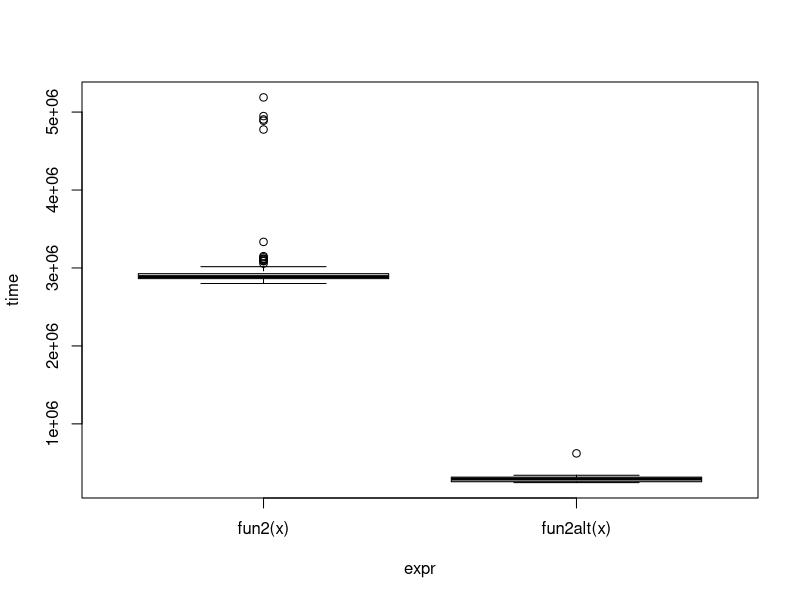

Write the R code that produced this figure. (Note: this script raises an error after producing the figure.)
## ---- chunk 1
fun1 <- function(n = 100, k = 4, lambda = 4) {
  x <- NULL
  for (i in 1:n)
    x <- rbind(x, rpois(k, lambda))
}

fun1alt <- function(n = 100, k = 4, lambda = 4) {
  matrix(rpois(n * k, lambda = lambda), ncol = k)
}

# Benchmarking
microbenchmark::microbenchmark(
  fun1(100),
  fun1alt(100), unit = "relative"
)
## ---- chunk 2
# Data Generating Process (10 x 10,000 matrix)
set.seed(1234)
x <- matrix(rnorm(1e4), nrow=10)

# Find each column's max value
fun2 <- function(x) {
  apply(x, 2, max)}

fun2alt <- function(x) {
  x[cbind(max.col(t(x)), 1:ncol(x))]}

# Benchmarking
ans_benchmark <- microbenchmark::microbenchmark(
  fun2(x),
  fun2alt(x), unit = "relative")

plot(ans_benchmark)
## ---- chunk 3
library(parallel)
my_boot <- function(dat, stat, R, ncpus = 1L) {
  
  # Getting the random indices
  n <- nrow(dat)
  idx <- matrix(sample.int(n, n*R, TRUE), nrow=n, ncol=R)
 
  # Making the cluster using `ncpus`
  
  # STEP 1: Make cluster
  cl <- makePSOCKcluster(ncpus)
  
  # STEP 2: Set up (export data if needed), idx, dat
  clusterExport(cl, varlist = c("idx", "dat", "stat"), envir = environment())
  
  # STEP 3: THIS FUNCTION NEEDS TO BE REPLACES WITH parLapply
  ans <- parLapply(cl, seq_len(R), function(i) {
    stat(dat[idx[,i], , drop=FALSE])})
  
  # Coercing the list into a matrix
  ans <- do.call(rbind, ans)
  
  # STEP 4: stop the cluster
  stopCluster(cl)
  
  ans
  
}
## ---- chunk 4
# Bootstrap of an OLS
my_stat <- function(d) coef(lm(y ~ x, data=d))

# DATA SIM
set.seed(1)
n <- 500
R <- 1000

x <- cbind(rnorm(n))
y <- x*5 + rnorm(n)

# Checking if we get something similar as lm
ans0 <- confint(lm(y~x))
ans1 <- my_boot(dat = data.frame(x, y),
                my_stat,
                R = R,
                ncpus = 2L)

# You should get something like this
t(apply(ans1, 2, quantile, c(.025,.975)))
##                   2.5%      97.5%
## (Intercept) -0.1372435 0.05074397
## x            4.8680977 5.04539763
ans0
##                  2.5 %     97.5 %
## (Intercept) -0.1379033 0.04797344
## x            4.8650100 5.04883353
## ---- chunk 5
system.time(my_boot(dat = data.frame(x, y), my_stat, R = 3000, ncpus = 1L))
system.time(my_boot(dat = data.frame(x, y), my_stat, R = 3000, ncpus = 2))
